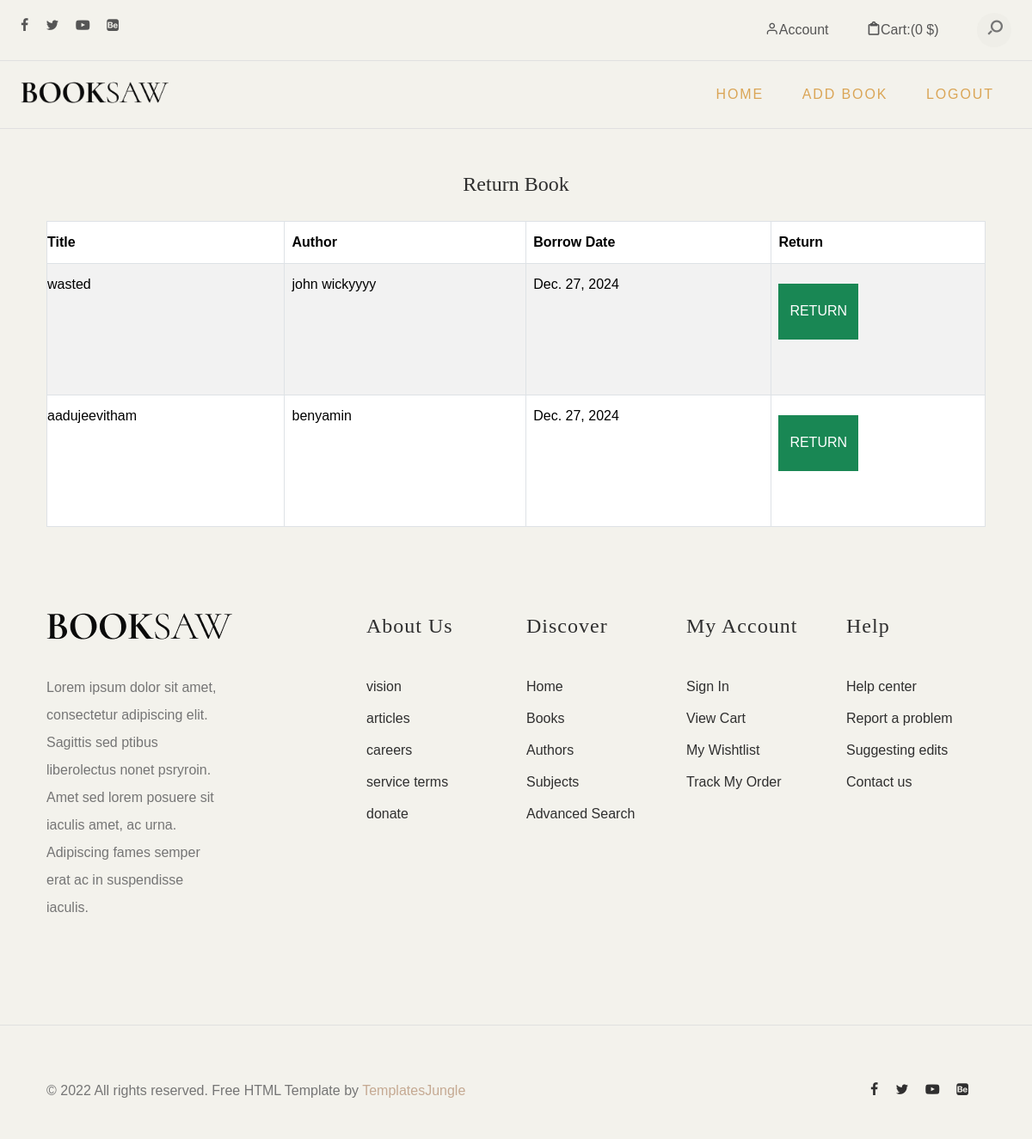
Page /user_books/ (signed in) on the committed database.
### book/models.py (models this page shows, shortened)
class Borrow(models.Model):
        user = models.ForeignKey(User, on_delete=models.CASCADE)
        book = models.ForeignKey(Book, on_delete=models.CASCADE)
        borrow_date = models.DateField()
        return_date = models.DateField(blank=True, null=True)
        returned = models.BooleanField(default=False)

class Book(models.Model):
    title = models.CharField(max_length=255)
    author = models.CharField(max_length=255)
    quantity = models.PositiveIntegerField()

### book/views.py (the view, shortened to what this page needs)
# urls.py: path('user_books/', views.user_books, name='user_books'),
def user_books(request):
    books = Borrow.objects.filter(user=request.user, returned=False)
    return render(request, 'user_books.html', {'books': books})

### templates/user_books.html (shortened to what this page needs)
<!DOCTYPE html>
<html lang="en">
<head>
	<link href="https://cdn.jsdelivr.net/npm/bootstrap@5.3.1/dist/css/bootstrap.min.css" rel="stylesheet"
>
	<link rel="stylesheet" type="text/css" href="../static/css/normalize.css">
	<link rel="stylesheet" type="text/css" href="../static/icomoon/icomoon.css">
	<link rel="stylesheet" type="text/css" href="../static/css/vendor.css">
	<link rel="stylesheet" type="text/css" href="../static/style.css">
</head>
<body data-bs-spy="scroll" data-bs-target="#header" tabindex="0">
	<div id="header-wrap">
		<div class="top-content">
			<div class="container-fluid">
				<div class="row">
					<div class="col-md-6">
						<div class="social-links">
							<ul>
								<li>
									<a href="#"><i class="icon icon-facebook"></i></a>
								</li>
								<li>
									<a href="#"><i class="icon icon-twitter"></i></a>
								</li>
								<li>
									<a href="#"><i class="icon icon-youtube-play"></i></a>
								</li>
								<li>
									<a href="#"><i class="icon icon-behance-square"></i></a>
								</li>
							</ul>
						</div>
					</div>
					<div class="col-md-6">
						<div class="right-element">
							<a href="#" class="user-account for-buy"><i
									class="icon icon-user"></i><span>Account</span></a>
							<a href="#" class="cart for-buy"><i class="icon icon-clipboard"></i><span>Cart:(0
									$)</span></a>
							<div class="action-menu">
								<div class="search-bar">
									<a href="#" class="search-button search-toggle" data-selector="#header-wrap">
										<i class="icon icon-search"></i>
									</a>
									<form role="search" method="get" class="search-box">
										<input class="search-field text search-input" placeholder="Search"
											type="search">
									</form>
								</div>
							</div>
						</div>
					</div>
				</div>
			</div>
		</div>
		<header id="header">
			<div class="container-fluid">
				<div class="row">
					<div class="col-md-2">
						<div class="main-logo">
							<a href="index.html"><img src="../static/images/main-logo.png" alt="logo"></a>
						</div>
					</div>
					<div class="col-md-10">
						<nav id="navbar">
							<div class="main-menu stellarnav">
								<ul class="menu-list">
									<li class="menu-item active"><a href="{% url 'user_index' %}">Home</a></li>
									<li class="menu-item active"><a href="{% url 'add_book' %}">Add Book</a></li>
									<li class="menu-item active"><a href="{% url 'logout' %}">Logout</a></li>
								</ul>
							</div>
						</nav>
					</div>
				</div>
			</div>
		</header>
	</div>
	<section id="billboard">
        <div class="container">
            <h2 class="text-center mt-5">Return Book</h2>
            <div class="table-container">
                <table class="table table-striped table-bordered">
                    <thead>
                        <tr>
                            <th>Title</th>
                            <th>Author</th>
                            <th>Borrow Date</th>
                            <th>Return</th>
                        </tr>
                    </thead>
                    <tbody>
                        {% for book in books %}
                        <tr>
                            <td>{{ book.book.title }}</td>
                            <td>{{ book.book.author }}</td>
                            <td>{{ book.borrow_date }}</td>
                            <td>
                                <form action="{% url 'user_books' %}" method="POST">
                                    <button type="submit" class="btn btn-success" onclick="return confirmReturn();">Return</button>
                                </form>
                            </td>
                        </tr>
                        {% empty %}
                        <tr>
                            <td colspan="2" class="text-center">No books found.</td>
                        </tr>
                        {% endfor %}
                    </tbody>
                </table>
            </div>
        </div>
    </section>
	<footer id="footer">
		<div class="container">
			<div class="row">
				<div class="col-md-4">
					<div class="footer-item">
						<div class="company-brand">
							<img src="../static/../static/images/main-logo.png" alt="logo" class="footer-logo">
							<p>Lorem ipsum dolor sit amet, consectetur adipiscing elit. Sagittis sed ptibus liberolectus
								nonet psryroin. Amet sed lorem posuere sit iaculis amet, ac urna. Adipiscing fames
								semper erat ac in suspendisse iaculis.</p>
						</div>
					</div>
				</div>
				<div class="col-md-2">
					<div class="footer-menu">
						<h5>About Us</h5>
						<ul class="menu-list">
							<li class="menu-item">
								<a href="#">vision</a>
							</li>
							<li class="menu-item">
								<a href="#">articles </a>
							</li>
							<li class="menu-item">
								<a href="#">careers</a>
							</li>
							<li class="menu-item">
								<a href="#">service terms</a>
							</li>
							<li class="menu-item">
								<a href="#">donate</a>
							</li>
						</ul>
					</div>
				</div>
				<div class="col-md-2">
					<div class="footer-menu">
						<h5>Discover</h5>
						<ul class="menu-list">
							<li class="menu-item">
								<a href="#">Home</a>
							</li>
							<li class="menu-item">
								<a href="#">Books</a>
							</li>
							<li class="menu-item">
								<a href="#">Authors</a>
							</li>
							<li class="menu-item">
								<a href="#">Subjects</a>
							</li>
							<li class="menu-item">
								<a href="#">Advanced Search</a>
							</li>
						</ul>
					</div>
				</div>
				<div class="col-md-2">
					<div class="footer-menu">
						<h5>My account</h5>
						<ul class="menu-list">
							<li class="menu-item">
								<a href="#">Sign In</a>
							</li>
							<li class="menu-item">
								<a href="#">View Cart</a>
							</li>
							<li class="menu-item">
								<a href="#">My Wishtlist</a>
							</li>
							<li class="menu-item">
								<a href="#">Track My Order</a>
							</li>
						</ul>
					</div>
				</div>
				<div class="col-md-2">
					<div class="footer-menu">
						<h5>Help</h5>
						<ul class="menu-list">
							<li class="menu-item">
								<a href="#">Help center</a>
							</li>
							<li class="menu-item">
								<a href="#">Report a problem</a>
							</li>
							<li class="menu-item">
								<a href="#">Suggesting edits</a>
							</li>
							<li class="menu-item">
								<a href="#">Contact us</a>
							</li>
						</ul>
					</div>
				</div>
			</div>
		</div>
	</footer>
	<div id="footer-bottom">
		<div class="container">
			<div class="row">
				<div class="col-md-12">
					<div class="copyright">
						<div class="row">
							<div class="col-md-6">
								<p>© 2022 All rights reserved. Free HTML Template by <a
										href="https://www.templatesjungle.com/" target="_blank">TemplatesJungle</a></p>
							</div>
							<div class="col-md-6">
								<div class="social-links align-right">
									<ul>
										<li>
											<a href="#"><i class="icon icon-facebook"></i></a>
										</li>
										<li>
											<a href="#"><i class="icon icon-twitter"></i></a>
										</li>
										<li>
											<a href="#"><i class="icon icon-youtube-play"></i></a>
										</li>
										<li>
											<a href="#"><i class="icon icon-behance-square"></i></a>
										</li>
									</ul>
								</div>
							</div>
						</div>
					</div>
				</div>
			</div>
		</div>
	</div>
</body>
</html>

### static/icomoon/icomoon.css (style rules this page uses)
[class^="icon-"], [class*=" icon-"] { font-family: 'icomoon' !important; speak: never; font-style: normal; font-weight: normal; font-variant: normal; text-transform: none; line-height: 1; -webkit-font-smoothing: antialiased; -moz-osx-font-smoothing: grayscale; }
.icon-user:before { content: "\e907"; }
.icon-search:before { content: "\e905"; }
.icon-clipboard:before { content: "\e908"; }
.icon-twitter:before { content: "\f099"; }
.icon-facebook:before { content: "\f09a"; }
.icon-youtube-play:before { content: "\f16a"; }
.icon-behance-square:before { content: "\f1b5"; }

### rows in the picture
Borrow: book "wasted", book.author "john wickyyyy", borrow_date "Dec. 27, 2024"
Borrow: book "aadujeevitham", book.author "benyamin", borrow_date "Dec. 27, 2024"
